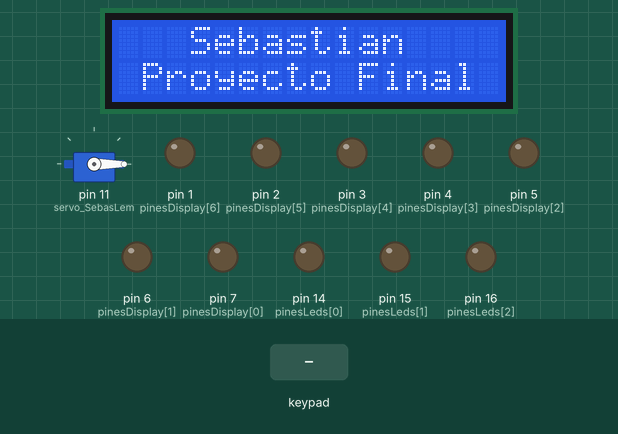
This sketch was run on a simulated Arduino Uno, built with avr-gcc and run on an emulated ATmega328P. Parts: servo, 16×2 character LCD, output pins drawn as LEDs (lit = HIGH). Dashed ring = blinking. Inputs (shaded band) come from the test bench.

Above: at 1.2 s.
1.3 s: key '3' pressed
At 3.1 s:
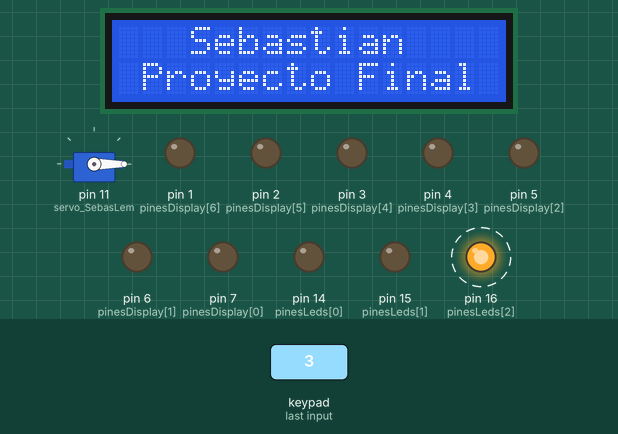
3.8 s: key '4' pressed
At 8.95 s:
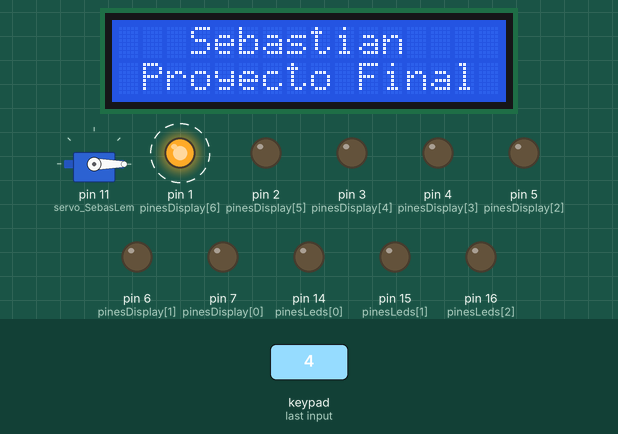
12.8 s: key '5' pressed
At 15.7 s:
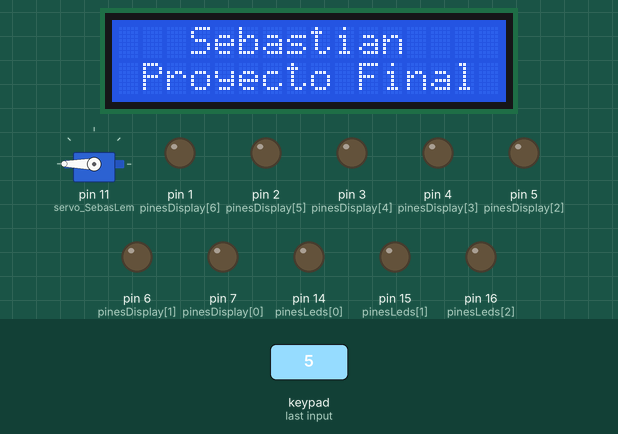
Timing chart, 0 to 21.4 s (numbered marks = the images above; inputs shaded):
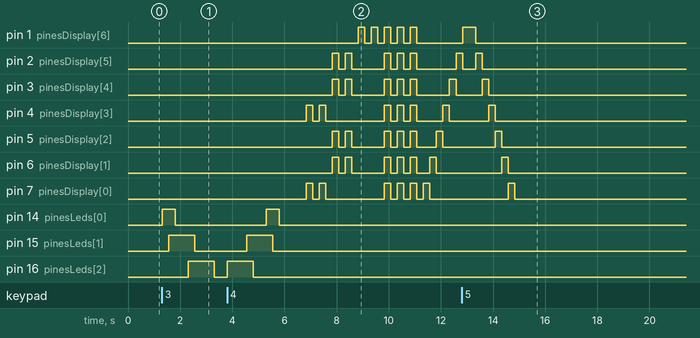

The sketch:

ProyectoFinal_BimestreII_Taller.ino
```cpp
/*
   Fundacion Kinal
   Centro educativo tecnico laboral Kinal
   Quinto perito
   Quinto electronica
   Codigo Tecnico: EB5AV
   Curso: Taller de electronica digital y reparacion de computadoras I
   Dev: Sebastian Enrique Lemus Salvador
   Fecha: 24 de mayo de 2024

   link de la simulacion: https://www.tinkercad.com/things/7XXzl2WxjX5-practica-final-taller?sharecode=yTTgOo6l_2lT5yXM1GK9S_8yuFGeEljU9aRN7Lr2nUU

*/

#include <Wire.h>
#include <Keypad.h>
#include <LiquidCrystal_I2C.h>
#include <Servo.h>

#define direccion_lcd 0x27

LiquidCrystal_I2C LCD_SebasLem(direccion_lcd, 16, 2);

Servo servo_SebasLem;

const int filas = 2;
const int columnas = 3;
char keys[filas][columnas] = {
  {'1', '2', '3'},
  {'4', '5', '6'},
};
byte pinesFila[filas] = {13, 12};
byte pinesColumna[columnas] = {10, 9, 8};
Keypad teclado = Keypad(makeKeymap(keys), pinesFila, pinesColumna, filas, columnas);

char teclaPresionada;

int tiempo = 250;
const int pinesLeds[] = {14, 15, 16, 17};

const int pinesDisplay[] = {7, 6, 5, 4, 3, 2, 1};

void setup() {
  servo_SebasLem.attach(11);
  servo_SebasLem.write(0);

  LCD_SebasLem.init();
  LCD_SebasLem.backlight();
  LCD_SebasLem.clear();
  LCD_SebasLem.setCursor(3, 0);
  LCD_SebasLem.print("Sebastian");
  LCD_SebasLem.setCursor(1, 1);
  LCD_SebasLem.print("Proyecto Final");
  for (int i = 0; i < 3; i++) {
    pinMode(pinesLeds[i], OUTPUT);
  }
  for (int i = 0; i < 7; i++) {
    pinMode(pinesDisplay[i], OUTPUT);
  }
}

void loop() {
  teclaPresionada = teclado.getKey();
  switch (teclaPresionada) {
    case '1':
    {
      Serial.begin(9600);
      Serial.println("contador de 0 a 99;");
      for(int i = 0; i < 100; i++){
        Serial.println(i);
        delay(tiempo);
      }
      Serial.end();
    break;
    }
    case '2':
    {
      Serial.begin(9600);
      Serial.println("contador de 99 a 0;");
      for(int i = 99; i >= 0; i--){
        Serial.println(i);
        delay(tiempo);
      }
      Serial.end();
    break;
    }
    case '3':
    {
      for (int led = 0; led < 3; led++) {
        digitalWrite(pinesLeds[led], HIGH);
        delay(tiempo);
        digitalWrite(pinesLeds[led + 1], HIGH);
        delay(tiempo);
        digitalWrite(pinesLeds[led], LOW);
        delay(tiempo);
      }
      for (int led = 3; led > 0; led--) {
        digitalWrite(pinesLeds[led], HIGH);
        delay(tiempo);
        digitalWrite(pinesLeds[led - 1], HIGH);
        delay(tiempo);
        digitalWrite(pinesLeds[led], LOW);
        delay(tiempo);
        digitalWrite(14, LOW);
      }
    break;
    }
    case '4':
    {
      delay(1000);
      animacionDisplay();
    break;
    }
    case '5':
    {
      delay(tiempo);
      servo_SebasLem.write(180);
      delay(5000);
      servo_SebasLem.write(0);
    break;
    }
  }
}

void animacionDisplay() {
  for (int i = 0; i < 2; i++) {
    digitalWrite(7, HIGH);
    digitalWrite(4, HIGH);
    delay(tiempo);
    apagarDisplay();
    delay(tiempo);
  }
  for (int i = 0; i < 2; i++) {
    digitalWrite(6, HIGH);
    digitalWrite(5, HIGH);
    digitalWrite(3, HIGH);
    digitalWrite(2, HIGH);
    delay(tiempo);
    apagarDisplay();
    delay(tiempo);
  }
  for (int i = 0; i < 2; i++) {
    digitalWrite(1, HIGH);
    delay(tiempo);
    apagarDisplay();
    delay(tiempo);
  }
  for (int i = 0; i < 3; i++) {
    encenderDisplay();
    delay(tiempo);
    apagarDisplay();
    delay(tiempo);
  }
  for (int i = 0; i < 7; i++) {
    apagarDisplay();
    digitalWrite(pinesDisplay[i], HIGH);
    delay(tiempo);
  }
  for (int i = 6; i >= 0; i--) {
    apagarDisplay();
    digitalWrite(pinesDisplay[i], HIGH);
    delay(tiempo);
  }
  apagarDisplay();
}

void encenderDisplay() {
  for (int i = 0; i < 7; i++) {
    digitalWrite(pinesDisplay[i], HIGH);
  }
}

void apagarDisplay() {
  for (int i = 0; i < 7; i++) {
    digitalWrite(pinesDisplay[i], LOW);
  }
}
```

Measured:
- after the input at 1.3 s, pin 14 (pinesLeds[0]): LOW → HIGH at once, → LOW 0.50 s later; pin 15 (pinesLeds[1]): LOW → HIGH after 0.26 s, → LOW 1.0 s later; pin 16 (pinesLeds[2]): LOW → HIGH after 1.0 s, → LOW 1.0 s later
- after the input at 3.8 s, pin 1 (pinesDisplay[6]): alternates HIGH for 0.25 s and LOW for 0.25 s, 10 changes in all, then stays LOW, starting after 5.0 s; pin 2 (pinesDisplay[5]): LOW → HIGH after 4.0 s, → LOW 0.25 s later, → HIGH 0.25 s later, → LOW 0.25 s later, … (11 changes in this stretch)
- after the input at 12.8 s, servo on pin 11 (servo_SebasLem): 0° → 180° after 2.3 s, → 0° 5.0 s later
